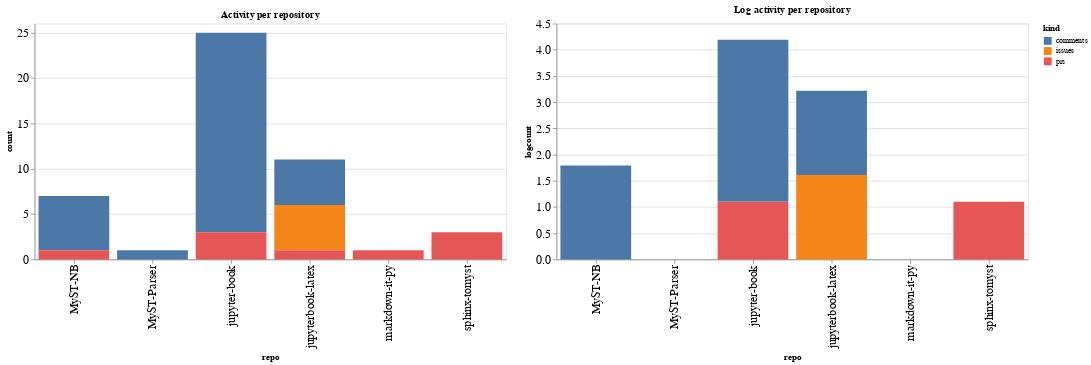

Notebook code for this chart:
### Code cell
ch1 = alt.Chart(repo_summaries, width=600, title="Activity per repository").mark_bar().encode(
    x='repo',
    y='count',
    color='kind',
    tooltip="kind"
)

ch2 = alt.Chart(repo_summaries, width=600, title="Log activity per repository").mark_bar().encode(
    x='repo',
    y='logcount',
    color='kind',
    tooltip="kind"
)

ch1 | ch2

### Figure 1 — Vega-Lite specification as saved in the notebook (floating-point values rounded to 4 significant figures)
{"config": {"axisLeft": {"labelFontSize": 15}, "axisBottom": {"labelFontSize": 15}}, "hconcat": [{"mark": "bar", "encoding": {"color": {"type": "nominal", "field": "kind"}, "tooltip": {"type": "nominal", "field": "kind"}, "x": {"type": "nominal", "field": "repo"}, "y": {"type": "quantitative", "field": "count"}}, "title": "Activity per repository", "width": 600}, {"mark": "bar", "encoding": {"color": {"type": "nominal", "field": "kind"}, "tooltip": {"type": "nominal", "field": "kind"}, "x": {"type": "nominal", "field": "repo"}, "y": {"type": "quantitative", "field": "logcount"}}, "title": "Log activity per repository", "width": 600}], "data": {"name": "data-0615e92488dc92cdbbedf110a519351c"}, "$schema": "https://vega.github.io/schema/vega-lite/v4.8.1.json", "datasets": {"data-0615e92488dc92cdbbedf110a519351c": [{"repo": "MyST-NB", "kind": "comments", "count": 6, "logcount": 1.792}, {"repo": "MyST-NB", "kind": "prs", "count": 1, "logcount": 0.0}, {"repo": "MyST-Parser", "kind": "comments", "count": 1, "logcount": 0.0}, {"repo": "jupyter-book", "kind": "comments", "count": 22, "logcount": 3.091}, {"repo": "jupyter-book", "kind": "prs", "count": 3, "logcount": 1.099}, {"repo": "jupyterbook-latex", "kind": "comments", "count": 5, "logcount": 1.609}, {"repo": "jupyterbook-latex", "kind": "issues", "count": 5, "logcount": 1.609}, {"repo": "jupyterbook-latex", "kind": "prs", "count": 1, "logcount": 0.0}, {"repo": "markdown-it-py", "kind": "prs", "count": 1, "logcount": 0.0}, {"repo": "sphinx-tomyst", "kind": "prs", "count": 3, "logcount": 1.099}]}}
